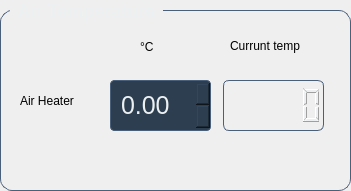
   <widget class="QGroupBox" name="groupBox">
    <property name="geometry">
     <rect>
      <x>390</x>
      <y>380</y>
      <width>351</width>
      <height>191</height>
     </rect>
    </property>
    <property name="styleSheet">
     <string notr="true">QGroupBox {
    background: qlineargradient(x1:0, y1:0, x2:1, y2:1, 
                stop:0 #34495e, stop:1 #2c3e50);
    border: 1px solid #4a5f7a;
    border-radius: 12px;
    color: #ecf0f1;
    font-size: 18px;
    font-weight: 600;
    margin-top: 10px;
    padding-top: 10px;
}

QGroupBox::title {
    color: #ecf0f1;
    left: 10px;
    padding: 0 5px;
    subcontrol-origin: margin;
    subcontrol-position: top left;
}
</string>
    </property>
    <property name="title">
     <string>Air Temperature</string>
    </property>
    <widget class="QLabel" name="label">
     <property name="geometry">
      <rect>
       <x>20</x>
       <y>90</y>
       <width>81</width>
       <height>21</height>
      </rect>
     </property>
     <property name="text">
      <string>Air Heater</string>
     </property>
    </widget>
    <widget class="QDoubleSpinBox" name="doubleSpinBox">
     <property name="geometry">
      <rect>
       <x>110</x>
       <y>80</y>
       <width>101</width>
       <height>51</height>
      </rect>
     </property>
     <property name="styleSheet">
      <string notr="true">QDoubleSpinBox {
    background: #2c3e50;
    border: 1px solid #4a5f7a;
    border-radius: 4px;
    color: #ecf0f1;
    font-size: 25px;
    padding: 6px 8px;
}

QDoubleSpinBox:focus {
    border: 1px solid #3498db;
}
</string>
     </property>
    </widget>
    <widget class="QLCDNumber" name="lcdNumber">
     <property name="geometry">
      <rect>
       <x>223</x>
       <y>80</y>
       <width>101</width>
       <height>51</height>
      </rect>
     </property>
     <property name="styleSheet">
      <string notr="true">QLCDNumber {
    background: qlineargradient(x1:0, y1:0, x2:1, y2:1, 
                stop:0 #2c3e50, stop:1 #34495e);
    border: 1px solid #4a5f7a;
    border-radius: 6px;
    color: #ecf0f1;
 
    font-weight: bold;
    padding: 12px;
    text-align: center;
}</string>
     </property>
    </widget>
    <widget class="QLabel" name="label_17">
     <property name="geometry">
      <rect>
       <x>140</x>
       <y>40</y>
       <width>47</width>
       <height>13</height>
      </rect>
     </property>
     <property name="text">
      <string>°C</string>
     </property>
    </widget>
    <widget class="QLabel" name="label_18">
     <property name="geometry">
      <rect>
       <x>230</x>
       <y>30</y>
       <width>101</width>
       <height>31</height>
      </rect>
     </property>
     <property name="text">
      <string>Currunt temp</string>
     </property>
    </widget>
   </widget>
